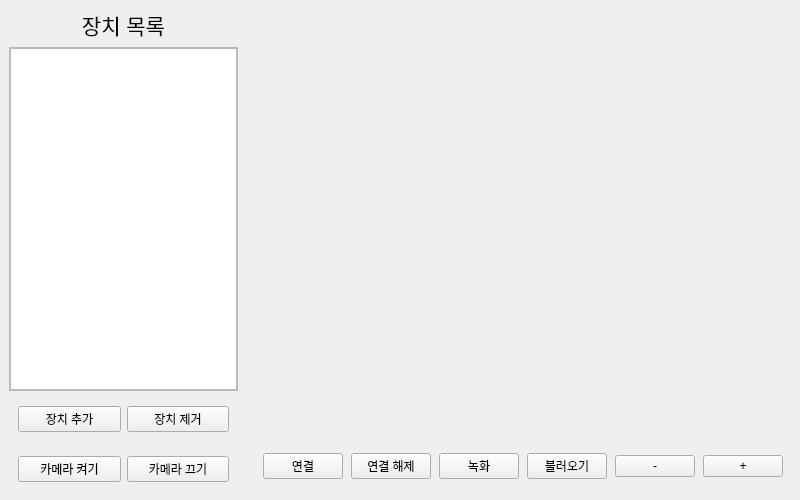
<?xml version="1.0" encoding="UTF-8"?>
<ui version="4.0">
 <class>MainWidget</class>
 <widget class="QWidget" name="MainWidget">
  <property name="enabled">
   <bool>true</bool>
  </property>
  <property name="geometry">
   <rect>
    <x>0</x>
    <y>0</y>
    <width>800</width>
    <height>500</height>
   </rect>
  </property>
  <property name="sizePolicy">
   <sizepolicy hsizetype="Preferred" vsizetype="Preferred">
    <horstretch>1</horstretch>
    <verstretch>1</verstretch>
   </sizepolicy>
  </property>
  <property name="minimumSize">
   <size>
    <width>0</width>
    <height>0</height>
   </size>
  </property>
  <property name="sizeIncrement">
   <size>
    <width>0</width>
    <height>0</height>
   </size>
  </property>
  <property name="baseSize">
   <size>
    <width>0</width>
    <height>0</height>
   </size>
  </property>
  <property name="windowTitle">
   <string>MainWidget</string>
  </property>
  <property name="styleSheet">
   <string notr="true"/>
  </property>
  <layout class="QVBoxLayout" name="verticalLayout_3">
   <property name="spacing">
    <number>0</number>
   </property>
   <property name="leftMargin">
    <number>0</number>
   </property>
   <property name="topMargin">
    <number>0</number>
   </property>
   <property name="rightMargin">
    <number>0</number>
   </property>
   <property name="bottomMargin">
    <number>0</number>
   </property>
   <item>
    <widget class="QStackedWidget" name="stackedWidget">
     <property name="currentIndex">
      <number>0</number>
     </property>
     <widget class="QWidget" name="splitPage">
      <layout class="QGridLayout" name="gridLayout">
       <item row="0" column="0" rowspan="2">
        <widget class="QWidget" name="widget" native="true">
         <property name="minimumSize">
          <size>
           <width>200</width>
           <height>0</height>
          </size>
         </property>
         <property name="maximumSize">
          <size>
           <width>16777215</width>
           <height>16777215</height>
          </size>
         </property>
         <layout class="QVBoxLayout" name="verticalLayout_4" stretch="0,1,0,0">
          <property name="leftMargin">
           <number>0</number>
          </property>
          <property name="topMargin">
           <number>0</number>
          </property>
          <property name="rightMargin">
           <number>0</number>
          </property>
          <property name="bottomMargin">
           <number>0</number>
          </property>
          <item>
           <widget class="QLabel" name="deviceListLabel">
            <property name="font">
             <font>
              <pointsize>16</pointsize>
             </font>
            </property>
            <property name="text">
             <string>장치 목록</string>
            </property>
            <property name="alignment">
             <set>Qt::AlignCenter</set>
            </property>
           </widget>
          </item>
          <item>
           <widget class="QScrollArea" name="scrollArea">
            <property name="sizePolicy">
             <sizepolicy hsizetype="Preferred" vsizetype="Preferred">
              <horstretch>0</horstretch>
              <verstretch>0</verstretch>
             </sizepolicy>
            </property>
            <property name="widgetResizable">
             <bool>true</bool>
            </property>
            <widget class="QWidget" name="deviceListWidget">
             <property name="geometry">
              <rect>
               <x>0</x>
               <y>0</y>
               <width>238</width>
               <height>350</height>
              </rect>
             </property>
             <layout class="QVBoxLayout" name="verticalLayout_5">
              <property name="spacing">
               <number>0</number>
              </property>
              <property name="leftMargin">
               <number>0</number>
              </property>
              <property name="topMargin">
               <number>0</number>
              </property>
              <property name="rightMargin">
               <number>0</number>
              </property>
              <property name="bottomMargin">
               <number>0</number>
              </property>
              <item>
               <widget class="QListWidget" name="listWidget">
                <property name="font">
                 <font>
                  <pointsize>14</pointsize>
                 </font>
                </property>
               </widget>
              </item>
             </layout>
            </widget>
           </widget>
          </item>
          <item>
           <widget class="QWidget" name="widget_4" native="true">
            <layout class="QHBoxLayout" name="horizontalLayout_5">
             <item>
              <widget class="QPushButton" name="addDeviceButton">
               <property name="text">
                <string>장치 추가</string>
               </property>
              </widget>
             </item>
             <item>
              <widget class="QPushButton" name="removeDeviceButton">
               <property name="text">
                <string>장치 제거</string>
               </property>
              </widget>
             </item>
            </layout>
           </widget>
          </item>
          <item>
           <widget class="QWidget" name="widget_5" native="true">
            <layout class="QHBoxLayout" name="horizontalLayout_6">
             <item>
              <widget class="QPushButton" name="cameraOnButton">
               <property name="text">
                <string>카메라 켜기</string>
               </property>
              </widget>
             </item>
             <item>
              <widget class="QPushButton" name="cameraOffButton">
               <property name="text">
                <string>카메라 끄기</string>
               </property>
              </widget>
             </item>
            </layout>
           </widget>
          </item>
         </layout>
        </widget>
       </item>
       <item row="1" column="1">
        <widget class="QWidget" name="setting_widget" native="true">
         <property name="minimumSize">
          <size>
           <width>0</width>
           <height>50</height>
          </size>
         </property>
         <property name="maximumSize">
          <size>
           <width>16777215</width>
           <height>50</height>
          </size>
         </property>
         <layout class="QHBoxLayout" name="horizontalLayout_4" stretch="0,0,0,0,0,0,0">
          <property name="spacing">
           <number>8</number>
          </property>
          <property name="leftMargin">
           <number>8</number>
          </property>
          <property name="topMargin">
           <number>8</number>
          </property>
          <property name="rightMargin">
           <number>8</number>
          </property>
          <property name="bottomMargin">
           <number>8</number>
          </property>
          <item>
           <spacer name="horizontalSpacer_2">
            <property name="orientation">
             <enum>Qt::Horizontal</enum>
            </property>
            <property name="sizeHint" stdset="0">
             <size>
              <width>40</width>
              <height>20</height>
             </size>
            </property>
           </spacer>
          </item>
          <item>
           <widget class="QPushButton" name="connectButton">
            <property name="text">
             <string>연결</string>
            </property>
           </widget>
          </item>
          <item>
           <widget class="QPushButton" name="disconnectButton">
            <property name="text">
             <string>연결 해제</string>
            </property>
           </widget>
          </item>
          <item>
           <widget class="QPushButton" name="record_pushButton">
            <property name="text">
             <string>녹화</string>
            </property>
           </widget>
          </item>
          <item>
           <widget class="QPushButton" name="load_pushButton">
            <property name="text">
             <string>불러오기</string>
            </property>
           </widget>
          </item>
          <item>
           <widget class="QPushButton" name="zoom_out_pushButton">
            <property name="text">
             <string>-</string>
            </property>
           </widget>
          </item>
          <item>
           <widget class="QPushButton" name="zoom_in_pushButton">
            <property name="text">
             <string>+</string>
            </property>
           </widget>
          </item>
         </layout>
        </widget>
       </item>
       <item row="0" column="1">
        <widget class="QStackedWidget" name="stackedWidget_2">
         <property name="currentIndex">
          <number>-1</number>
         </property>
        </widget>
       </item>
      </layout>
     </widget>
     <widget class="QWidget" name="videoPage">
      <layout class="QVBoxLayout" name="verticalLayout_6" stretch="1,0">
       <item>
        <layout class="QHBoxLayout" name="layout"/>
       </item>
       <item>
        <widget class="QWidget" name="setting_widget_2" native="true">
         <layout class="QHBoxLayout" name="horizontalLayout_8">
          <item>
           <widget class="QPushButton" name="back_pushButton">
            <property name="text">
             <string>뒤로가기</string>
            </property>
           </widget>
          </item>
          <item>
           <widget class="QPushButton" name="play_pushButton">
            <property name="text">
             <string>재생</string>
            </property>
           </widget>
          </item>
          <item>
           <widget class="QPushButton" name="pause_pushButton">
            <property name="text">
             <string>일시정지</string>
            </property>
           </widget>
          </item>
          <item>
           <widget class="QPushButton" name="stop_pushButton">
            <property name="text">
             <string>정지</string>
            </property>
           </widget>
          </item>
          <item>
           <widget class="QPushButton" name="rewind_pushButton">
            <property name="text">
             <string>되감기</string>
            </property>
           </widget>
          </item>
          <item>
           <widget class="QPushButton" name="forward_pushButton">
            <property name="text">
             <string>빨리감기</string>
            </property>
           </widget>
          </item>
         </layout>
        </widget>
       </item>
      </layout>
     </widget>
    </widget>
   </item>
  </layout>
 </widget>
 <resources/>
 <connections/>
</ui>
